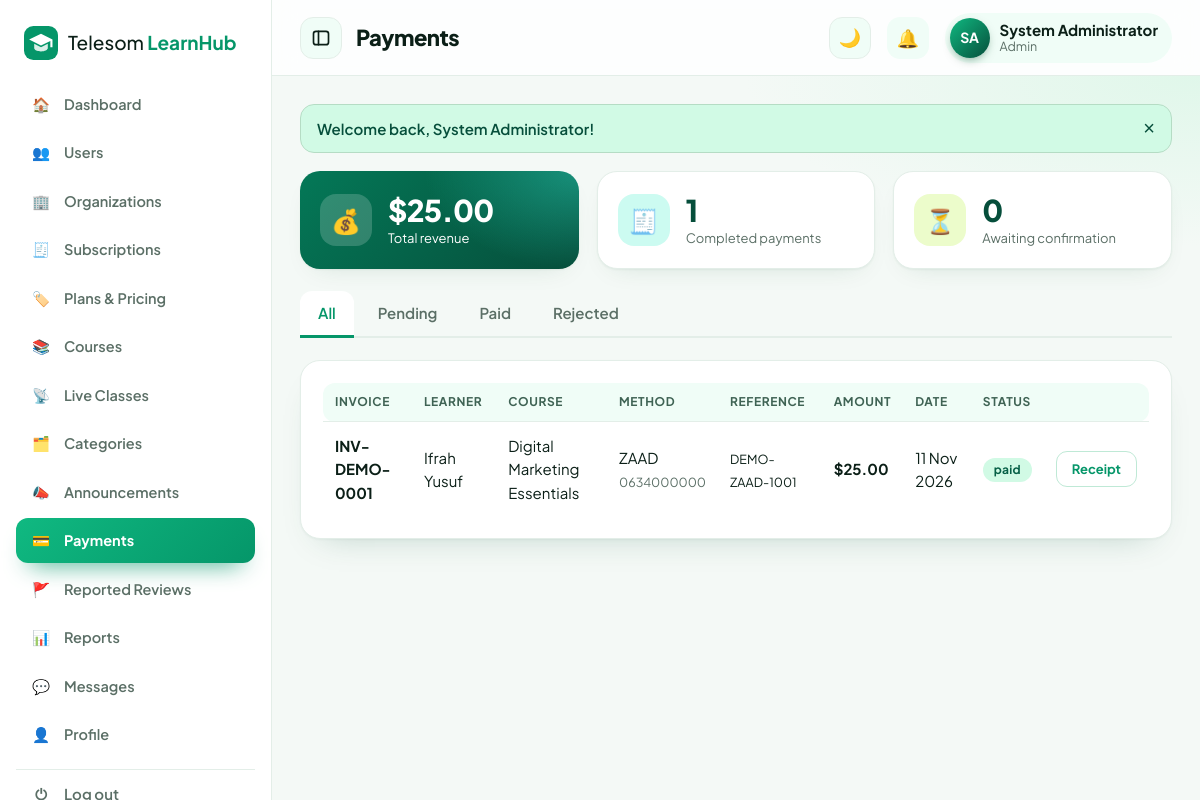
The app's page /payments.php (signed in) with its own data.
### tables this page shows
CREATE TABLE users (
  id INT AUTO_INCREMENT PRIMARY KEY,
  name VARCHAR(120) NOT NULL, email VARCHAR(150) NOT NULL UNIQUE, password VARCHAR(255) NOT NULL,
  role ENUM('admin','instructor','learner','organization') NOT NULL DEFAULT 'learner',
  org_id INT NULL, phone VARCHAR(30), country VARCHAR(60), bio TEXT, education VARCHAR(255), skills VARCHAR(255), signatory VARCHAR(120) NULL, signatory_title VARCHAR(120) NULL,
  org_status ENUM('pending','approved','rejected') NOT NULL DEFAULT 'approved',
  status ENUM('active','suspended') NOT NULL DEFAULT 'active', created_at TIMESTAMP DEFAULT CURRENT_TIMESTAMP
);

CREATE TABLE payments (
  id INT AUTO_INCREMENT PRIMARY KEY, invoice VARCHAR(30), user_id INT NOT NULL, course_id INT NOT NULL, amount DECIMAL(8,2) NOT NULL,
  method ENUM('zaad','edahab','bank') NOT NULL, phone VARCHAR(30), reference VARCHAR(60),
  status ENUM('pending','paid','rejected') DEFAULT 'pending', created_at TIMESTAMP DEFAULT CURRENT_TIMESTAMP, paid_at DATETIME NULL,
  FOREIGN KEY (user_id) REFERENCES users(id) ON DELETE CASCADE, FOREIGN KEY (course_id) REFERENCES courses(id) ON DELETE CASCADE
);

CREATE TABLE courses (
  id INT AUTO_INCREMENT PRIMARY KEY, title VARCHAR(160) NOT NULL, description TEXT, category_id INT,
  instructor_id INT NOT NULL, org_id INT NULL, level ENUM('Beginner','Intermediate','Advanced') DEFAULT 'Beginner',
  duration VARCHAR(40), objectives TEXT, prerequisites TEXT,
  enroll_type ENUM('free','paid','approval','private') DEFAULT 'free', price DECIMAL(8,2) DEFAULT 0,
  status ENUM('pending','approved','rejected') DEFAULT 'pending', created_at TIMESTAMP DEFAULT CURRENT_TIMESTAMP,
  FOREIGN KEY (category_id) REFERENCES categories(id) ON DELETE SET NULL,
  FOREIGN KEY (instructor_id) REFERENCES users(id) ON DELETE CASCADE
);

### payments.php (the view, shortened to what this page needs)
<?php
require 'includes/config.php';
$u = require_login(); $role = $u['role']; $id = $u['id'];
$sc = $role === 'admin' ? '1=1' : ($role === 'learner' ? "p.user_id=$id" : ($role === 'organization' ? "c.org_id=$id" : "c.instructor_id=$id"));
$st = $_GET['status'] ?? ''; $w = in_array($st, ['pending', 'paid', 'rejected']) ? " AND p.status='$st'" : '';
$rows = all("SELECT p.*, c.title, u.name FROM payments p JOIN courses c ON c.id=p.course_id JOIN users u ON u.id=p.user_id WHERE $sc $w ORDER BY (p.status='pending') DESC, p.id DESC");
$tot = one("SELECT COALESCE(SUM(p.amount),0) s, COUNT(*) n FROM payments p JOIN courses c ON c.id=p.course_id WHERE p.status='paid' AND $sc");
$pn = one("SELECT COUNT(*) n FROM payments p JOIN courses c ON c.id=p.course_id WHERE p.status='pending' AND $sc")['n'];
$title = $role === 'learner' ? 'My Payments' : ($role === 'admin' ? 'Payments' : 'Course Sales'); include 'includes/header.php';
?>
<div class="cards"><div class="kpi solid"><div class="ic">💰</div><div><h3><?= money($tot['s']) ?></h3><p><?= $role === 'learner' ? 'Total paid' : 'Total revenue' ?></p></div></div>
<div class="kpi"><div class="ic">🧾</div><div><h3><?= $tot['n'] ?></h3><p>Completed payments</p></div></div><div class="kpi"><div class="ic">⏳</div><div><h3><?= $pn ?></h3><p>Awaiting confirmation</p></div></div></div>
<div class="tabs"><?php foreach (['' => 'All', 'pending' => 'Pending', 'paid' => 'Paid', 'rejected' => 'Rejected'] as $k => $l): ?><a class="<?= $st === $k ? 'on' : '' ?>" href="payments.php?status=<?= $k ?>"><?= $l ?></a><?php endforeach; ?></div>
<div class="card"><div class="tw"><table><tr><th>Invoice</th><?php if ($role !== 'learner'): ?><th>Learner</th><?php endif; ?><th>Course</th><th>Method</th><th>Reference</th><th>Amount</th><th>Date</th><th>Status</th><th></th></tr>
<?php foreach ($rows as $p): ?><tr><td><b><?= e($p['invoice']) ?></b></td><?php if ($role !== 'learner'): ?><td><?= e($p['name']) ?></td><?php endif; ?><td><?= e($p['title']) ?></td><td><?= ['zaad' => 'ZAAD', 'edahab' => 'eDahab', 'bank' => 'Bank'][$p['method']] ?><br><small class="muted"><?= e($p['phone']) ?></small></td><td><small><?= e($p['reference']) ?></small></td><td><b><?= money($p['amount']) ?></b></td><td><?= fdate($p['created_at']) ?></td>
<td><span class="badge <?= ['paid' => '', 'pending' => 'warn', 'rejected' => 'bad'][$p['status']] ?>"><?= $p['status'] ?></span></td>
<td class="right"><?php if ($p['status'] === 'paid'): ?><a class="btn btn-sm btn-outline" href="receipt.php?id=<?= $p['id'] ?>">Receipt</a><?php endif;
 ?>
 if ($role === 'learner' && $p['status'] === 'rejected'): ?><a class="btn btn-sm" href="checkout.php?course=<?= $p['course_id'] ?>">Retry</a><?php endif; ?></td></tr><?php endforeach; ?></table></div>
<?php if (!$rows) echo '<div class="empty">🧾 No payments yet.</div>'; ?></div>
<?php include 'includes/footer.php'; ?>

### includes/header.php (shortened to what this page needs)
<?php
require_once __DIR__.'/config.php';
$u = me(); $layout = $layout ?? 'app'; $title = $title ?? 'Telesom LearnHub';
$curpage = basename($_SERVER['SCRIPT_NAME']);
function menu($role){
    $m = [
     'learner' => [['dashboard.php','Dashboard','🏠'],['courses.php','Browse Courses','🔎'],['mycourses.php','My Courses','📚'],['live.php','Live Classes','📡'],['certificates.php','Certificates','🎓'],['payments.php','Payments','💳'],['messages.php','Messages','💬'],['reports.php','My Report','📊'],['profile.php','Profile','👤']],
     'instructor' => [['dashboard.php','Dashboard','🏠'],['instructor.php','My Courses','📚'],['live.php','Live Classes','📡'],['grading.php','Grading','📝'],['messages.php','Messages','💬'],['reports.php','Reports','📊'],['courses.php','Browse Courses','🔎'],['profile.php','Profile','👤']],
     'organization' => [['dashboard.php','Dashboard','🏠'],['subscription.php','Subscription','💎'],['organization.php','Members & Assign','🏢'],['instructor.php','Private Courses','📚'],['live.php','Live Classes','📡'],['reports.php','Training Reports','📊'],['messages.php','Messages','💬'],['courses.php','Browse Courses','🔎'],['profile.php','Profile','👤']],
     'admin' => [['dashboard.php','Dashboard','🏠'],['admin.php?tab=users','Users','👥'],['admin.php?tab=orgs','Organizations','🏢'],['admin.php?tab=subs','Subscriptions','🧾'],['admin.php?tab=plans','Plans & Pricing','🏷️'],['admin.php?tab=courses','Courses','📚'],['live.php','Live Classes','📡'],['admin.php?tab=categories','Categories','🗂️'],['admin.php?tab=announcements','Announcements','📣'],['payments.php','Payments','💳'],['admin.php?tab=reviews','Reported Reviews','🚩'],['reports.php','Reports','📊'],['messages.php','Messages','💬'],['profile.php','Profile','👤']],
    ];
    return $m[$role] ?? [];
}
function is_active($href, $cur){
    $p = parse_url($href); if ($p['path'] !== $cur) return false;
    return isset($p['query']) ? (strpos($_SERVER['QUERY_STRING'] ?? '', $p['query']) !== false) : true;
}
$unread = $u ? (int)one("SELECT COUNT(*) c FROM notifications WHERE user_id=? AND is_read=0", [$u['id']])['c'] : 0;
?><!DOCTYPE html>
<html lang="en"><head>
<link rel="stylesheet" href="assets/css/style.css"><link rel="stylesheet" href="assets/css/theme.css"></head>
<body class="<?= $layout === 'auth' ? 'authpage' : e($layout) ?>">
<?php if ($layout === 'auth'): ?>
<button class="tg theme-btn theme-fab" type="button" title="Night / day mode" aria-label="Toggle night and day mode"><span class="ti">🌙</span></button>
<?php else: ?>
<div class="shell">
<aside class="side" id="side">
  <a class="brand" href="index.php"><?= logo('#fff') ?><span>Telesom <b>LearnHub</b></span></a>
  <nav><?php foreach (menu($u['role']) as $m): ?>
    <a class="<?= is_active($m[0], $curpage) ? 'on' : '' ?>" href="<?= $m[0] ?>" title="<?= e($m[1]) ?>"><i><?= $m[2] ?></i><span class="lb"><?= $m[1] ?></span></a>
  <?php endforeach; ?></nav>
  <a class="logout" href="logout.php" title="Log out"><i>⏻</i><span class="lb">Log out</span></a>
</aside>
<div class="main">
<header class="top">
  <button class="tg side-tg" id="sideToggle" type="button" title="Collapse / expand menu" aria-label="Collapse or expand the sidebar"><svg width="20" height="20" viewBox="0 0 24 24" fill="none" stroke="currentColor" stroke-width="2" stroke-linecap="round" stroke-linejoin="round"><rect x="3" y="4" width="18" height="16" rx="3"/><path d="M9 4v16"/></svg></button>
  <h1><?= e($title) ?></h1>
  <div class="top-r">
    <button class="tg theme-btn" type="button" title="Night / day mode" aria-label="Toggle night and day mode"><span class="ti">🌙</span></button>
    <a class="bell" href="notifications.php" title="Notifications">🔔<?php if ($unread): ?><span><?= $unread ?></span><?php endif; ?></a>
    <a class="me" href="profile.php"><span class="av"><?= e(initials($u['name'])) ?></span><span class="mn"><b><?= e($u['name']) ?></b><small><?= e(ucfirst($u['role'])) ?></small></span></a>
  </div>
</header>
<main class="content">
<?php endif; ?>
<?php if (!empty($_SESSION['flash']) && $layout !== 'auth'): ?><div class="<?= $layout === 'public' ? 'wrap' : '' ?>"><?php foreach ($_SESSION['flash'] as $f): ?><div class="flash <?= $f[1] ?>"><?= e($f[0]) ?><button onclick="this.parentNode.remove()">×</button></div><?php endforeach; unset($_SESSION['flash']); ?></div><?php endif; ?>

### assets/css/theme.css (style rules this page uses)
:root { --g:#059669;--g2:#10b981;--gd:#064e3b;--gl:#d1fae5;--g-soft:#f0fdf7;--ink:#0b1f17;--mut:#5b6f66;--line:#e3eee8;--bg:#f4f9f6;--r:20px;--sh:0 14px 34px -16px rgba(5,80,56,.28);--sh2:0 32px 64px -24px rgba(5,80,56,.4) }
body { font-family:"Plus Jakarta Sans","Inter","Segoe UI",system-ui,sans-serif;background:var(--bg);color:var(--ink) }
h1,h2,h3,h4 { letter-spacing:-.025em;font-weight:800 }
.btn { background:linear-gradient(135deg,var(--g2),var(--g));border:0;padding:12px 24px;border-radius:14px;box-shadow:0 12px 24px -12px rgba(5,150,105,.85);font-weight:700 }
.btn-outline { background:#fff;color:var(--g)!important;border:1.5px solid #bfe9d6;box-shadow:none }
.btn-sm { padding:7px 15px;border-radius:11px }
.side { background:#fff;color:var(--ink);border-right:1px solid var(--line);box-shadow:none;width:272px }
.side .brand { color:var(--ink) }
.side .brand b { color:var(--g) }
.side nav a { color:var(--mut);font-weight:600 }
.side nav a.on { background:linear-gradient(135deg,var(--g2),var(--g));color:#fff;box-shadow:0 14px 24px -14px rgba(5,150,105,.9) }
.logout { color:var(--mut);border-top:1px solid var(--line);font-weight:600 }
.main { margin-left:272px }
.top { height:76px;background:rgba(255,255,255,.82);border-bottom:1px solid var(--line) }
.top h1 { font-size:22px }
.content { min-height:calc(100vh - 76px);background:radial-gradient(700px 260px at 100% 0,#e0f7ea,transparent 65%) }
.bell { background:var(--g-soft);width:42px;height:42px;border-radius:13px;display:grid;place-items:center;font-size:18px }
.me { background:var(--g-soft);padding:5px 14px 5px 5px;border-radius:99px }
.av { background:linear-gradient(135deg,var(--g2),var(--gd)) }
.card,.kpi,.cc,.feat,.aud-i,.faq,.player,.auth-card { border:1px solid var(--line);border-radius:var(--r) }
.card { box-shadow:0 1px 2px rgba(5,80,56,.04),0 16px 34px -22px rgba(5,80,56,.28) }
.kpi .ic { border-radius:16px }
.cards .kpi:nth-child(2) .ic { background:#ccfbf1 }
.cards .kpi:nth-child(3) .ic { background:#ecfccb }
.kpi.solid { background:radial-gradient(220px 140px at 100% 0,rgba(45,212,191,.45),transparent 70%),linear-gradient(135deg,#047857,var(--gd)) }
.kpi.solid .ic { background:rgba(255,255,255,.18) }
.kpi h3 { font-size:30px;font-weight:800 }
th { background:var(--g-soft);color:#3f6354 }
table th:first-child { border-radius:12px 0 0 12px }
table th:last-child { border-radius:0 12px 12px 0 }
.badge { background:#d1fae5;color:#065f46 }
.tabs a.on { background:#fff;border-radius:12px 12px 0 0 }
.flash { border-radius:14px }
.tg { width:42px;height:42px;border-radius:13px;border:1px solid var(--line);background:var(--g-soft);color:var(--ink);cursor:pointer;display:grid;place-items:center;font-size:18px;flex:none;transition:.2s var(--ease) }
.side,.main { transition:width .28s var(--ease),margin-left .28s var(--ease) }
.logout { display:flex;align-items:center;gap:12px }
.logout i { font-style:normal;width:22px;text-align:center }

### records on screen
users: name "SA", name "System Administrator", role "Admin"
payments: invoice "INV-DEMO-0001", user.name "Ifrah Yusuf", course.title "Digital Marketing Essentials", method "ZAAD", phone "0634000000", reference "DEMO-ZAAD-1001", amount "$25.00", created_at "11 Nov 2026", status "paid"

### other values on screen
$m[2] "🏠"
$m[1] "Dashboard"
$m[2] "👥"
$m[1] "Users"
$m[2] "🏢"
$m[1] "Organizations"
$m[2] "🧾"
$m[1] "Subscriptions"
$m[2] "🏷️"
$m[1] "Plans & Pricing"
$m[2] "📚"
$m[1] "Courses"
$m[2] "📡"
$m[1] "Live Classes"
$m[2] "🗂️"
